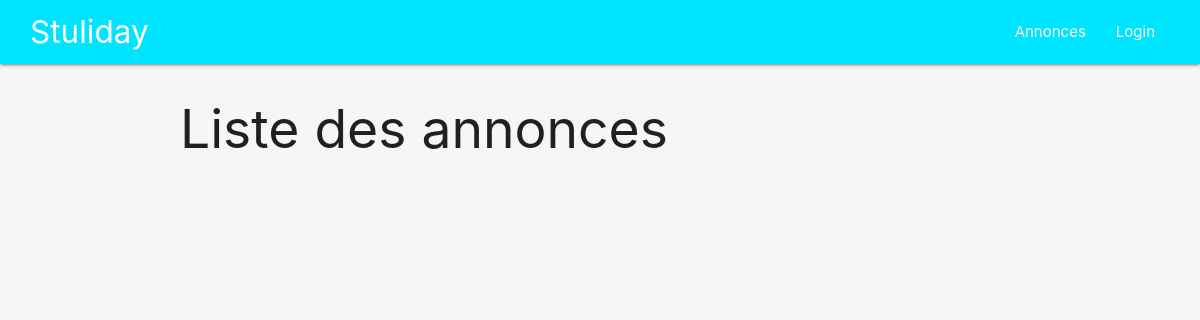
Page /libraries/views/annonces.php on the earlier database version.
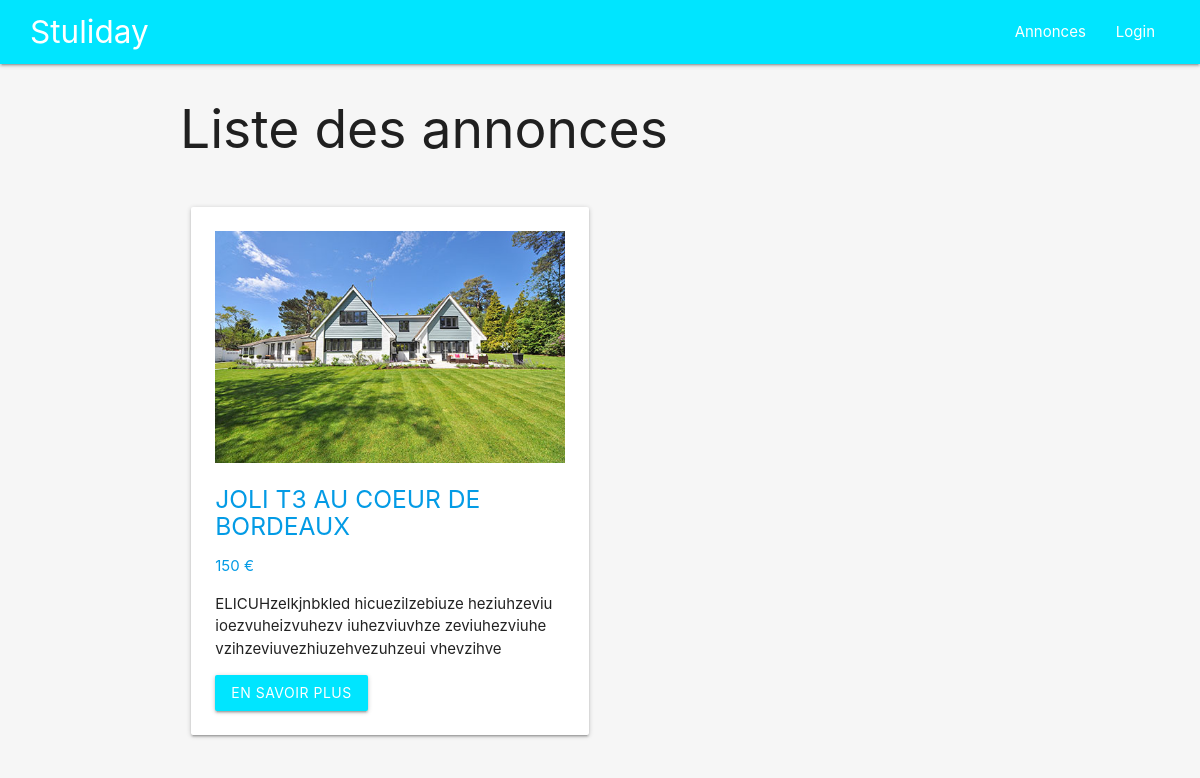
Same page on the later database version.
### tables this page shows
CREATE TABLE `annonces` (
  `id` int(11) NOT NULL,
  `title` varchar(50) NOT NULL,
  `description` text NOT NULL,
  `city` varchar(50) NOT NULL,
  `category` varchar(50) NOT NULL,
  `image_url` varchar(255) DEFAULT NULL,
  `address_article` varchar(255) NOT NULL,
  `active` int(1) NOT NULL DEFAULT 1,
  `price` int(255) NOT NULL,
  `author_article` int(11) NOT NULL,
  `start_date` date NOT NULL,
  `end_date` date NOT NULL,
  `publish_date` timestamp NOT NULL DEFAULT current_timestamp()
);

### libraries/models/annonces.php (the view, shortened to what this page needs)
<?php
function displayAnnonces()
{
  global $db;
  $sql = $db->query("SELECT * FROM annonces");
  $sql->setFetchMode(PDO::FETCH_ASSOC);
  while ($annonces = $sql->fetch()) {
?>
    <link href="../../assets/css/main.css" type="text/css" rel="stylesheet">
    <div class="col s12 m6">
      <a href="#modal<?= $annonces['id'] ?>">
        <div class="card-panel hoverable">
          <div class="card-image">
            <img src="<?= $annonces['image_url'] ? '../../assets/uploads/' .$annonces['image_url'] : '../../assets/img/test.jpg' ?>" alt="photo-du-bien" class="responsive-img">
            <h5 style="text-transform: uppercase"><?= $annonces['title']; ?></h5>
            <div class="">
              <p><?= $annonces['price'] ?> €</p>
            </div>
          </div>
          <div class="card-content">
            <p style="color: #222; display: -webkit-box; -webkit-box-orient: vertical; -webkit-line-clamp: 4; overflow: hidden"><?= $annonces['description'] ?></p>
          </div>
          <div class="card-action">
            <a href="#modal<?= $annonces['id'] ?>" class="btn cyan accent-3">En savoir plus</a>
          </div>
        </div>
      </a>
    </div>
<?php
  }
};

### libraries/views/templates/header.php (shortened to what this page needs)
<!DOCTYPE html>
<html lang="fr">
<head>
	<link rel="stylesheet" href="https://cdnjs.cloudflare.com/ajax/libs/materialize/1.0.0/css/materialize.min.css">
	<link href="assets/css/main.css" type="text/css" rel="stylesheet">
</head>
<body>

### libraries/views/templates/nav.php (shortened to what this page needs)
<nav class="row">
  <div class="nav-wrapper cyan accent-3">
    <a class="brand-logo" href="<?= URLROOT . 'index.php' ?>">Stuliday</a>
    <ul id="nav-mobile" class="right hide-on-med-and-down">
      <li class="">
        <a class="" href="<?= '/libraries/views/annonces.php' ?>">Annonces</a>
      </li>
      <?php
      if (empty($_SESSION)) {
      ?>
        <li class="">
          <a class="" href="<?= URLROOT . "libraries/views/login.php"?>">Login</a>
        </li>
      <?php
      }
      ?>
    </ul>
  </div>
</nav>

### libraries/views/annonces.php (shortened to what this page needs)
<?php
require('../models/connect.php');
require('../models/annonces.php');
require('templates/header.php');
include('templates/nav.php');
?>
<section>
	<div class="container">
		<div class="row">
			<div class="col-md-12">
				<h2>Liste des annonces</h2>
			</div>
		</div>
		<div class="row">
      <?php
        displayAnnonces();
			?>
		</div>
  </div>
</section>
<?php require('templates/footer.php'); ?>

### libraries/views/templates/footer.php (shortened to what this page needs)
</body>
</html>

### assets/css/main.css (style rules this page uses)
* { box-sizing: border-box; }
body { background: rgb(246, 246, 246); }
a { margin: 0 !important; }
.nav-wrapper { padding: 0 2rem; margin: 0; }

Differences in the rows shown:
added annonces: title "JOLI T3 AU COEUR DE BORDEAUX", price "150", description "ELICUHzelkjnbkled hicuezilzebiuze heziuhzeviu ioezvuheizvuhezv iuhezviuvhze zeviuhezviuhe vzihzeviuvezhiuzehvezuhzeui vhevzihve"
